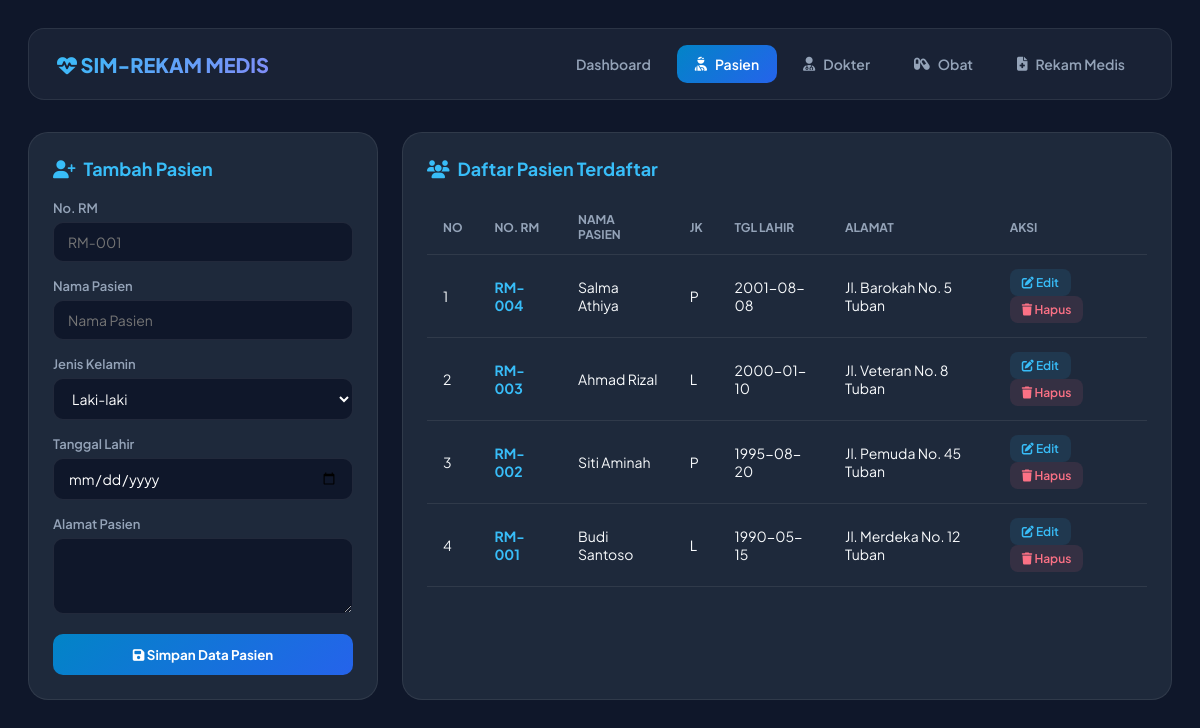
The app's page /pasien.php with its own data.
### tables this page shows
CREATE TABLE `pasien` (
  `id_pasien` int(11) NOT NULL,
  `no_rm` varchar(20) NOT NULL,
  `nama_pasien` varchar(100) NOT NULL,
  `jenis_kelamin` enum('L','P') NOT NULL,
  `tanggal_lahir` date NOT NULL,
  `alamat` text NOT NULL
);

### pasien.php (the view, shortened to what this page needs)
<?php
include 'koneksi.php';
?>
<!DOCTYPE html>
<html lang="id">
<head>
    <link rel="stylesheet" href="https://cdnjs.cloudflare.com/ajax/libs/font-awesome/6.4.0/css/all.min.css">
</head>
<body>
    <nav class="navbar">
        <div class="brand"><i class="fa-solid fa-heart-pulse"></i> SIM-REKAM MEDIS</div>
        <div class="nav-links">
            <a href="index.php">Dashboard</a>
            <a href="pasien.php" class="active"><i class="fa-solid fa-user-injured"></i> Pasien</a>
            <a href="dokter.php"><i class="fa-solid fa-user-md"></i> Dokter</a>
            <a href="obat.php"><i class="fa-solid fa-capsules"></i> Obat</a>
            <a href="rekam_medis.php"><i class="fa-solid fa-file-medical"></i> Rekam Medis</a>
        </div>
    </nav>
    <div class="grid-container">
        <div class="card-panel">
            <h3><i class="fa-solid fa-user-plus"></i> Tambah Pasien</h3>
            <form method="POST">
                <label>No. RM</label>
                <input type="text" name="no_rm" placeholder="RM-001" required>
                <label>Nama Pasien</label>
                <input type="text" name="nama_pasien" placeholder="Nama Pasien" required>
                <label>Jenis Kelamin</label>
                <select name="jenis_kelamin" required>
                    <option value="L">Laki-laki</option>
                </select>
                <label>Tanggal Lahir</label>
                <input type="date" name="tanggal_lahir" required>
                <label>Alamat Pasien</label>
                <textarea name="alamat" rows="3" required></textarea>
                <button type="submit" name="tambah" class="btn-submit"><i class="fa-solid fa-save"></i> Simpan Data Pasien</button>
            </form>
        </div>
        <div class="card-panel">
            <h3><i class="fa-solid fa-users"></i> Daftar Pasien Terdaftar</h3>
            <table>
                <thead>
                    <tr>
                        <th>No</th>
                        <th>No. RM</th>
                        <th>Nama Pasien</th>
                        <th>JK</th>
                        <th>Tgl Lahir</th>
                        <th>Alamat</th>
                        <th>Aksi</th>
                    </tr>
                </thead>
                <tbody>
                    <?php
                    $no = 1;
                    $query = mysqli_query($koneksi, "SELECT * FROM pasien ORDER BY id_pasien DESC");
                    while ($d = mysqli_fetch_assoc($query)) {
                    ?>
                    <tr>
                        <td><?= $no++; ?></td>
                        <td><strong style="color:var(--accent-blue)"><?= $d['no_rm']; ?></strong></td>
                        <td><?= $d['nama_pasien']; ?></td>
                        <td><?= $d['jenis_kelamin']; ?></td>
                        <td><?= $d['tanggal_lahir']; ?></td>
                        <td><?= $d['alamat']; ?></td>
                        <td>
                            <button class="btn-edit" onclick="openModalPasien('<?= $d['id_pasien']; ?>', '<?=$d['no_rm']; ?>', '<?= $d['nama_pasien']; ?>', '<?=$d['jenis_kelamin']; ?>', '<?= $d['tanggal_lahir']; ?>', '<?= htmlspecialchars($d['alamat'], ENT_QUOTES); ?>')"><i class="fa-solid fa-pen-to-square"></i> Edit</button>
                            <button class="btn-delete" onclick="konfirmasiHapus('pasien.php?hapus=<?= $d['id_pasien']; ?>', '<?=$d['nama_pasien']; ?>')"><i class="fa-solid fa-trash"></i> Hapus</button>
                        </td>
                    </tr>
                    <?php } ?>
                </tbody>
            </table>
        </div>
    </div>
</body>
</html>

### pasien.php (style rules this page uses)
:root { --bg-body: #0f172a; --bg-card: #1e293b; --bg-hover: #334155; --accent-blue: #38bdf8; --accent-rose: #fb7185; --text-main: #f8fafc; --text-sub: #94a3b8; --border-color: rgba(255, 255, 255, 0.08); }
* { box-sizing: border-box; font-family: 'Plus Jakarta Sans', sans-serif; margin: 0; padding: 0; }
body { background-color: var(--bg-body); color: var(--text-main); padding: 28px; min-height: 100vh; }
.navbar { background: rgba(30, 41, 59, 0.7); backdrop-filter: blur(12px); border: 1px solid var(--border-color); padding: 16px 28px; border-radius: 16px; display: flex; justify-content: space-between; align-items: center; margin-bottom: 32px; }
.brand { font-size: 20px; font-weight: 800; background: linear-gradient(135deg, #38bdf8, #818cf8); -webkit-background-clip: text; -webkit-text-fill-color: transparent; }
.nav-links { display: flex; gap: 8px; }
.nav-links a { color: var(--text-sub); text-decoration: none; padding: 10px 18px; border-radius: 10px; font-size: 14px; font-weight: 600; transition: all 0.25s ease; display: flex; align-items: center; gap: 8px; }
.nav-links a.active { color: #ffffff; background: linear-gradient(135deg, #0284c7, #2563eb); }
.grid-container { display: grid; grid-template-columns: 350px 1fr; gap: 24px; }
.card-panel { background: var(--bg-card); border: 1px solid var(--border-color); border-radius: 20px; padding: 24px; }
.card-panel h3 { font-size: 18px; margin-bottom: 20px; color: var(--accent-blue); display: flex; align-items: center; gap: 8px; }
label { display: block; font-size: 13px; font-weight: 600; color: var(--text-sub); margin-bottom: 6px; }
input, select, textarea { width: 100%; background: #0f172a; border: 1px solid var(--border-color); color: white; padding: 10px 14px; border-radius: 10px; margin-bottom: 16px; font-size: 14px; outline: none; }
.btn-submit { width: 100%; background: linear-gradient(135deg, #0284c7, #2563eb); color: white; border: none; padding: 12px; border-radius: 10px; font-weight: 700; cursor: pointer; }
table { width: 100%; border-collapse: collapse; }
th { text-align: left; padding: 12px 16px; color: var(--text-sub); font-size: 12px; text-transform: uppercase; border-bottom: 1px solid var(--border-color); }
td { padding: 14px 16px; font-size: 14px; border-bottom: 1px solid var(--border-color); }
.btn-edit { color: var(--accent-blue); background: rgba(56, 189, 248, 0.1); padding: 6px 12px; border-radius: 8px; font-size: 12px; font-weight: 600; margin-right: 5px; border: none; cursor: pointer; }
.btn-delete { color: var(--accent-rose); background: rgba(251, 113, 133, 0.1); padding: 6px 12px; border-radius: 8px; border: none; font-size: 12px; font-weight: 600; cursor: pointer; }

### records on screen
pasien: no_rm "RM-004", nama_pasien "Salma Athiya", jenis_kelamin "P", tanggal_lahir "2001-08-08", alamat "Jl. Barokah No. 5 Tuban"
pasien: no_rm "RM-003", nama_pasien "Ahmad Rizal", jenis_kelamin "L", tanggal_lahir "2000-01-10", alamat "Jl. Veteran No. 8 Tuban"
pasien: no_rm "RM-002", nama_pasien "Siti Aminah", jenis_kelamin "P", tanggal_lahir "1995-08-20", alamat "Jl. Pemuda No. 45 Tuban"
pasien: no_rm "RM-001", nama_pasien "Budi Santoso", jenis_kelamin "L", tanggal_lahir "1990-05-15", alamat "Jl. Merdeka No. 12 Tuban"
